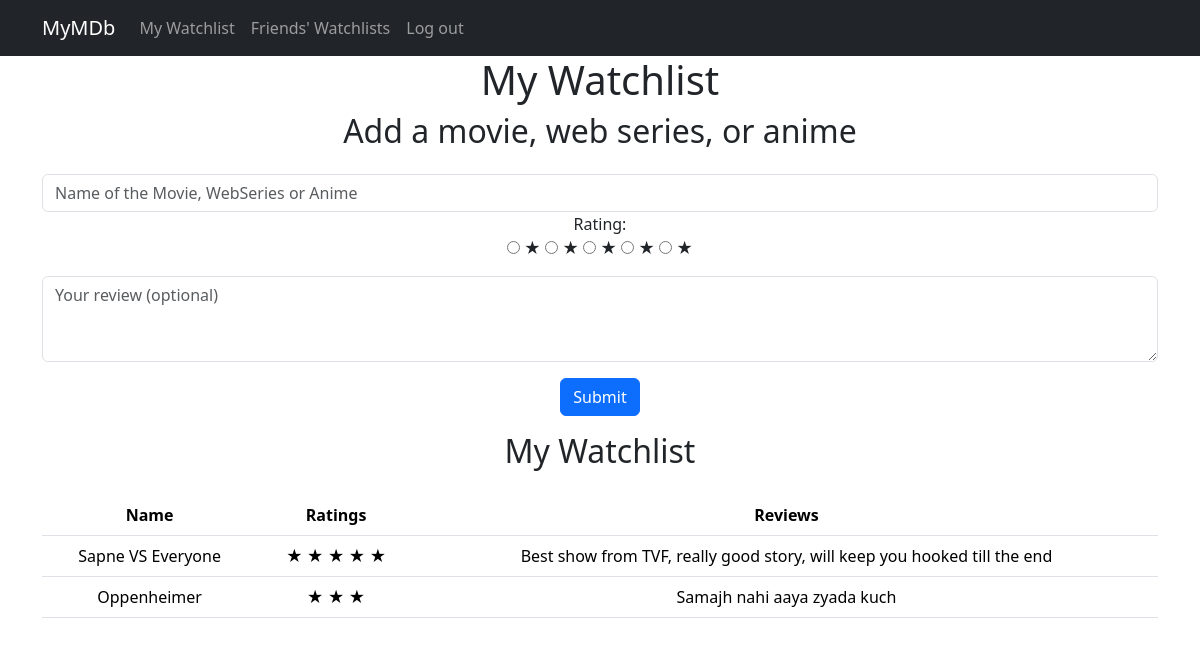
The app's page /mywl (signed in), older data.
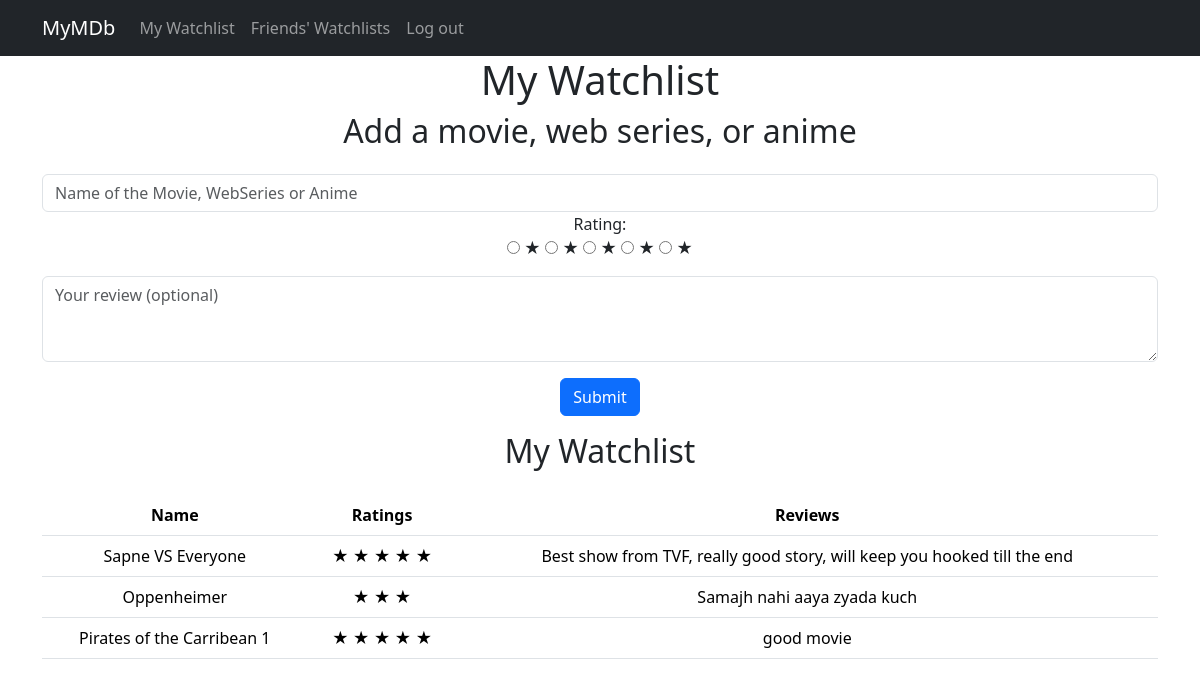
The same page, newer data.
### tables this page shows
CREATE TABLE watchlist (
id INTEGER PRIMARY KEY AUTOINCREMENT,
userid INTEGER
,
name TEXT NOT NULL,
rating INTEGER NOT NULL,
review TEXT,
FOREIGN KEY (userid) REFERENCES users (id)
);

### app.py (the view)
@app.route("/mywl", methods=["GET", "POST"])
@login_required
def mywl():
    if request.method == "POST":
        name = request.form.get("name")
        review = request.form.get("review")
        rating = int(request.form.get("stars")) + 1
        if not name:
            return redirect("/")
        db.execute("INSERT INTO watchlist (name, review, rating, userid) VALUES(?, ?, ?, ?)", name, review, rating, session["user_id"])
        return redirect("/mywl")
    else:
        rows = db.execute("SELECT * FROM watchlist where userid = ?", session["user_id"])
        return render_template("mywl.html", database=rows)

### app.py (called while the page is built)
def login_required(f):
    @wraps(f)
    def decorated_function(*args, **kwargs):
        if session.get("user_id") is None:
            return redirect("/login")
        return f(*args, **kwargs)
    return decorated_function

### templates/mywl.html (shortened to what this page needs)
{% extends "layout.html" %}
{% block content %}
<link rel="stylesheet" href="https://cdn.jsdelivr.net/npm/bootstrap@5.3.2/dist/css/bootstrap.min.css">
<div class="header text-center">
    <h1>My Watchlist</h1>
</div>
<div class="container text-center">
    <div class="section">
        <h2 class="mb-4">Add a movie, web series, or anime</h2>
        <form action="/mywl" method="post">
            <input name="name" type="text" class="form-control" placeholder="Name of the Movie, WebSeries or Anime">
            <div class="mb-3">
                <label for="rating">Rating:</label>
                <div class="rating" id="rating">
                    {% for star in range(0, 5, 1) %}
                        <input type="radio" name="stars" id="star{{ star }}" value="{{ star }}" class="rating-input">
                        <label for="star{{ star }}">&#9733;</label>
                    {% endfor %}
                </div>
            </div>
            <div class="mb-3">
                <textarea name="review" class="form-control" placeholder="Your review (optional)" rows="3"></textarea>
            </div>
            <div class="mb-3">
                <button class="btn btn-primary" type="submit">Submit</button>
            </div>
        </form>
    </div>
    <div class="section">
        <h2 class="mb-4">My Watchlist</h2>
        <table class="table">
            <thead>
                <tr>
                    <th>Name</th>
                    <th>Ratings</th>
                    <th>Reviews</th>
                </tr>
            </thead>
            <tbody>
                {% for row in database %}
                <tr>
                    <td>{{ row.name }}</td>
                    <td>
                        {% for _ in range(row.rating) %}
                            &#9733;
                        {% endfor %}
                    </td>
                    <td>{{ row.review }}</td>
                </tr>
                {% endfor %}
            </tbody>
        </table>
    </div>
</div>
{% endblock %}

### templates/layout.html (shortened to what this page needs)
<!DOCTYPE html>
<html lang="en">
<head>
    <link href="https://cdn.jsdelivr.net/npm/bootstrap@5.3.2/dist/css/bootstrap.min.css" rel="stylesheet">
</head>
<body>
    <nav class="navbar navbar-expand-lg navbar-dark bg-dark">
        <div class="container">
            <a class="navbar-brand" href="#">MyMDb</a>
            <div class="collapse navbar-collapse" id="navbarNav">
                {% if session["user_id"] %}
                    <ul class="navbar-nav ml-auto">
                        <li class="nav-item">
                            <a class="nav-link" href="/mywl">My Watchlist</a>
                        </li>
                        <li class="nav-item">
                            <a class="nav-link" href="/friendswl">Friends' Watchlists</a>
                        </li>
                        <li class="nav-item">
                            <a class="nav-link" href="/logout">Log out</a>
                        </li>
                    </ul>
                {% endif %}
            </div>
        </div>
    </nav>
{% block content %}{% endblock %}
</body>
</html>

Row changes from the older to the newer data that the page shows:
added watchlist: name "Pirates of the Carribean 1", rating 5 (drawn), review "good movie"
